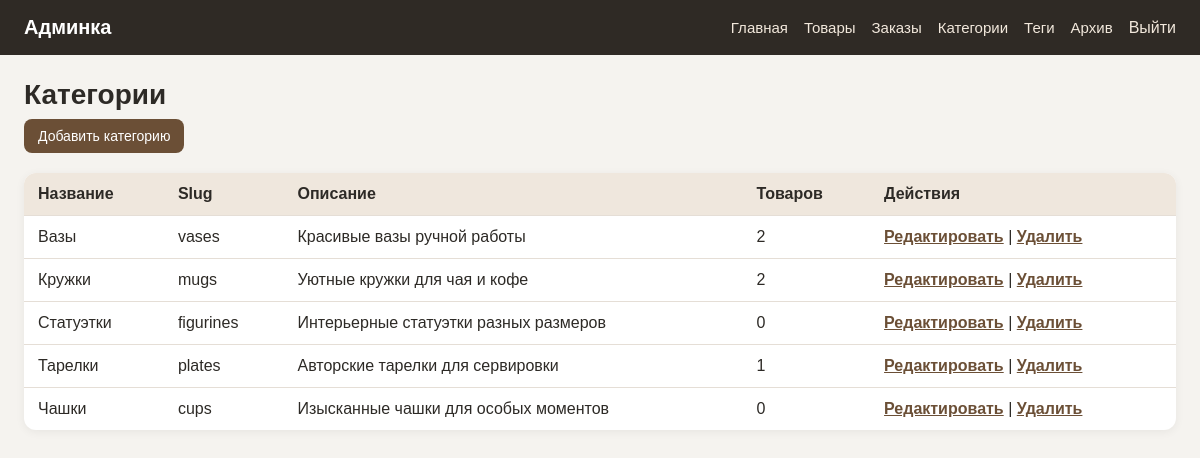
/admin/categories (signed in), run on an earlier commit of the app's database.
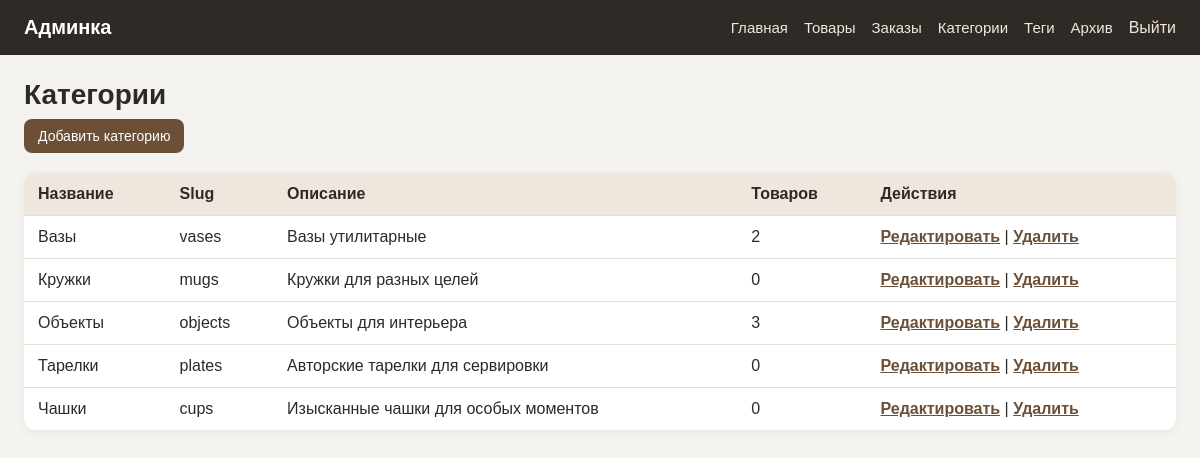
And on a later commit of the database.
### tables this page shows
CREATE TABLE categories (
    id INTEGER PRIMARY KEY AUTOINCREMENT,
    name TEXT NOT NULL UNIQUE,
    slug TEXT NOT NULL UNIQUE,
    description TEXT
    );

### routes/admin/categories.py (the view)
@admin_bp.route('/admin/categories')
def admin_categories():
    categories = get_all_categories_with_product_count()
    return render_template('admin/categories.html', categories=categories)

### app.py (called while the page is built, shortened)
@app.before_request
def protect_from_csrf():
    if request.method != "POST":
        return

@app.context_processor
def inject_cart_count():
    return {"cart_count": get_cart_count(session)}

@app.context_processor
def inject_csrf_token():
    return {"csrf_token": get_csrf_token}

### database/categories.py (called while the page is built)
def get_all_categories_with_product_count():
    conn = get_db_connection()
    categories = conn.execute('''SELECT categories.*, COUNT(products.id) AS products_count
                              FROM categories
                              LEFT JOIN products
                              ON products.category_id = categories.id
                              GROUP BY categories.id
                              ORDER BY categories.name''').fetchall()
    conn.close()
    return categories

### database/connection.py (called while the page is built)
def get_db_connection():
    conn = sqlite3.connect(DB_PATH)
    conn.execute("PRAGMA foreign_keys = ON")
    conn.row_factory = sqlite3.Row
    return conn

### services/cart_service.py (called while the page is built)
def get_cart(session):
    return session.get("cart", {})

def get_cart_count(session):
    cart = get_cart(session)
    return sum(cart.values())

### templates/admin/categories.html (shortened to what this page needs)
{% extends 'admin/base.html' %}
{% block content %}
<h1 class="admin-page-title">Категории</h1>
<div class="admin-actions">
    <a href="{{ url_for('admin.new_category_route') }}" class="admin-button">
        Добавить категорию
    </a>
</div>
{% if categories %}
    <div class="admin-table-wrapper">
        <table class="admin-table">
            <tr>
                <th>Название</th>
                <th>Slug</th>
                <th>Описание</th>
                <th>Товаров</th>
                <th>Действия</th>
            </tr>
            {% for category in categories %}
                <tr>
                    <td>{{ category.name }}</td>
                    <td>{{ category.slug }}</td>
                    <td>
                        {{ category.description if category.description else '—' }}
                    </td>
                    <td>{{ category.products_count}}</td>
                    <td>
                        <a href="{{url_for('admin.edit_category_route', slug=category.slug)}}">Редактировать</a>
                        |
                        <form action="{{url_for('admin.delete_category_route', slug=category.slug)}}" method="post" class="admin-inline-form" onsubmit="return confirm('Удалить категорию?')">
                            <button type="submit" class="admin-link-button">Удалить</button>
                        </form>
                    </td>
                </tr>
            {% endfor %}
        </table>
    </div>
{% else %}
    <p class="empty-message">Категорий пока нет</p>
{% endif %}
{% endblock %}

What changed in the data, as far as the page shows it:
removed categories: name "Статуэтки", slug "figurines", description "Интерьерные статуэтки разных размеров", products_count "0"
changed categories "Вазы": description "Красивые вазы ручной работы" → "Вазы утилитарные"
changed categories "Кружки": description "Уютные кружки для чая и кофе" → "Кружки для разных целей"; products_count "2" → "0"
added categories: name "Объекты", slug "objects", description "Объекты для интерьера", products_count "3"
computed for categories "Тарелки": products_count "1" → "0"
